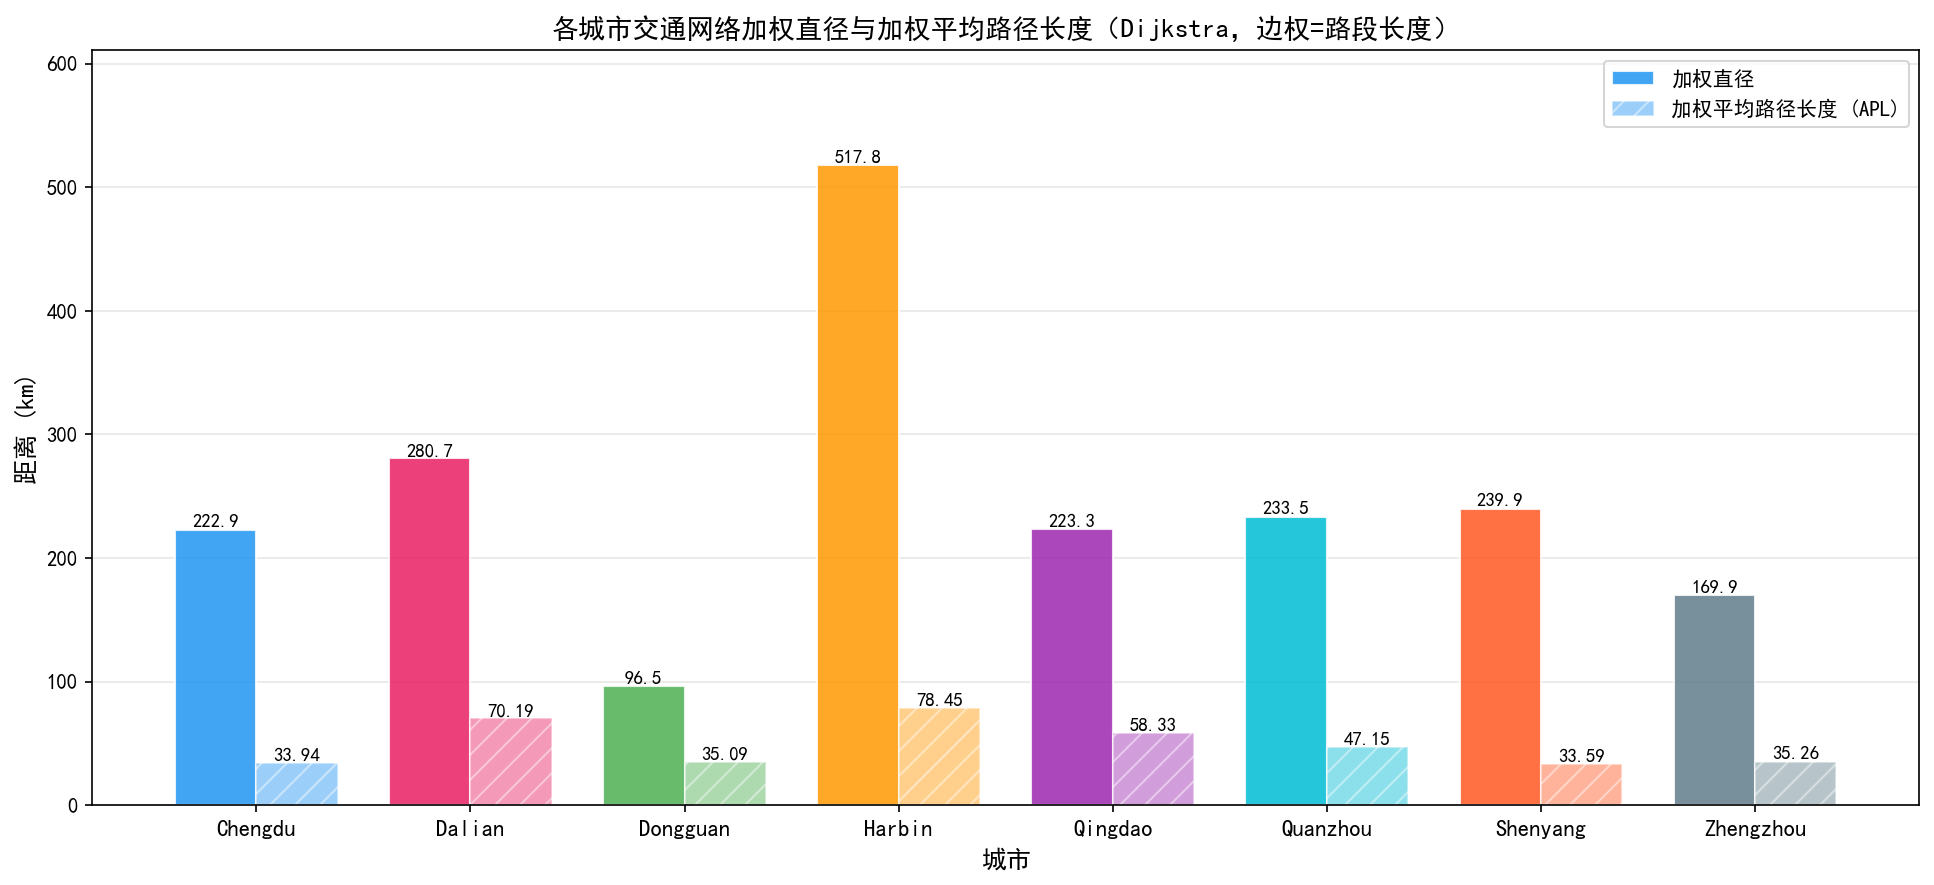

Python code for this plot:
"""
直径计算（二）：Dijkstra 加权直径 + 加权平均路径长度
=====================================================
定义：
  加权直径   —— LCC 中所有节点对 Dijkstra 最短路（边权=路段长度/m）的最大值。
  平均路径长度（APL）—— LCC 中所有节点对 Dijkstra 最短路的均值。
              APL = (1 / (n*(n-1))) * Σ_{u≠v} d(u,v)
              其中 d(u,v) 为节点 u 到 v 的加权最短路长度（米）。

算法：
  对 LCC 中每个节点做一次 Dijkstra，记录从该节点出发到所有可达节点的距离。
  · 直径   = max(所有节点对最短路)
  · APL    = mean(所有节点对最短路)，排除不可达节点对

  时间复杂度 O(n * (m + n) * log n)，对于数万节点耗时较长。

输出：
  diameter_weighted_apl.png   — 左轴：加权直径(km)，右轴：APL(km)，双轴对比柱状图
  diameter_weighted_apl.xlsx  — 汇总表（直径米/km、APL米/km）
"""

import sys, io
sys.stdout = io.TextIOWrapper(sys.stdout.buffer, encoding='utf-8', errors='replace')

import json, glob, os, heapq, time
from collections import defaultdict, deque

import numpy as np
import pandas as pd
import matplotlib.pyplot as plt

plt.rcParams['font.sans-serif'] = ['SimHei', 'Microsoft YaHei', 'Arial Unicode MS']
plt.rcParams['axes.unicode_minus'] = False

BASE_DIR   = os.path.dirname(os.path.dirname(os.path.dirname(os.path.abspath(__file__))))
JSON_DIR   = os.path.join(BASE_DIR, 'data', 'json_networks')
OUT_DIR    = os.path.dirname(os.path.abspath(__file__))

JSON_FILES = sorted(glob.glob(os.path.join(JSON_DIR, '*.json')))
CITIES     = [os.path.basename(p).replace('_Network.json', '') for p in JSON_FILES]
COLORS     = ['#2196F3', '#E91E63', '#4CAF50', '#FF9800',
              '#9C27B0', '#00BCD4', '#FF5722', '#607D8B']


# ════════════════════════════════════════════════════════════
# 工具函数
# ════════════════════════════════════════════════════════════

def build_adj(data):
    hop_adj  = defaultdict(list)
    dist_adj = defaultdict(list)
    for node in data.values():
        u = node['id']
        for nb in node['neighbors']:
            v, w = nb['id'], nb['distance']
            hop_adj[u].append(v);  hop_adj[v].append(u)
            dist_adj[u].append((v, w)); dist_adj[v].append((u, w))
    return hop_adj, dist_adj


def largest_cc(hop_adj, all_nodes):
    visited, best = set(), set()
    for s in all_nodes:
        if s in visited:
            continue
        comp, q = {s}, deque([s])
        while q:
            u = q.popleft()
            for v in hop_adj[u]:
                if v not in comp:
                    comp.add(v); q.append(v)
        visited |= comp
        if len(comp) > len(best):
            best = comp
    return best


def dijkstra_all(dist_adj, source):
    """从 source 出发 Dijkstra，返回到所有可达节点的距离字典"""
    dist  = {source: 0.0}
    heap  = [(0.0, source)]
    while heap:
        d, u = heapq.heappop(heap)
        if d > dist.get(u, float('inf')):
            continue
        for v, w in dist_adj[u]:
            nd = d + w
            if nd < dist.get(v, float('inf')):
                dist[v] = nd
                heapq.heappush(heap, (nd, v))
    return dist


# ════════════════════════════════════════════════════════════
# 主计算
# ════════════════════════════════════════════════════════════
summary_rows = []

for path, city in zip(JSON_FILES, CITIES):
    print(f'\n{city} 开始...', flush=True)
    with open(path, encoding='utf-8') as f:
        data = json.load(f)

    all_nodes         = [node['id'] for node in data.values()]
    hop_adj, dist_adj = build_adj(data)
    lcc               = largest_cc(hop_adj, all_nodes)
    nodes             = list(lcc)
    n                 = len(nodes)

    t0           = time.time()
    diam         = 0.0
    total_dist   = 0.0
    pair_count   = 0

    for i, u in enumerate(nodes):
        d_map = dijkstra_all(dist_adj, u)
        for v, dv in d_map.items():
            if v != u and v in lcc:
                if dv > diam:
                    diam = dv
                total_dist += dv
                pair_count += 1

        if (i + 1) % 500 == 0 or (i + 1) == n:
            elapsed = time.time() - t0
            print(f'  {i+1}/{n}  直径下界={diam/1000:.2f}km  '
                  f'耗时={elapsed:.0f}s', flush=True)

    # APL：有序对均值（除以2得无序对均值结果相同）
    apl = total_dist / pair_count if pair_count > 0 else 0.0

    print(f'  => 直径={diam:.1f}m ({diam/1000:.3f}km)  '
          f'APL={apl:.1f}m ({apl/1000:.3f}km)')

    summary_rows.append({
        '城市'      : city,
        '总节点数'  : len(all_nodes),
        'LCC节点数' : n,
        '直径(m)'   : round(diam, 1),
        '直径(km)'  : round(diam / 1000, 3),
        'APL(m)'    : round(apl, 1),
        'APL(km)'   : round(apl / 1000, 3),
    })

df = pd.DataFrame(summary_rows)
df.to_excel(os.path.join(OUT_DIR, 'diameter_weighted_apl.xlsx'), index=False)
print('\nExcel已保存: diameter_weighted_apl.xlsx')
print('\n── 汇总 ──')
print(df.to_string(index=False))


# ════════════════════════════════════════════════════════════
# 绘图：从 Excel 读取，单纵坐标分组柱状图（单位 km）
# ════════════════════════════════════════════════════════════
df = pd.read_excel(os.path.join(OUT_DIR, 'diameter_weighted_apl.xlsx'))

x = np.arange(len(df))
w = 0.38

fig, ax = plt.subplots(figsize=(13, 6))

bars1 = ax.bar(x - w/2, df['直径(km)'], w, color=COLORS, alpha=0.85,
               edgecolor='white', label='加权直径', zorder=2)
bars2 = ax.bar(x + w/2, df['APL(km)'],  w, color=COLORS, alpha=0.45,
               edgecolor='white', hatch='//', label='加权平均路径长度 (APL)', zorder=2)

for bar, val in zip(bars1, df['直径(km)']):
    ax.text(bar.get_x() + bar.get_width() / 2, bar.get_height() + 0.3,
            f'{val:.1f}', ha='center', va='bottom', fontsize=9, fontweight='bold')
for bar, val in zip(bars2, df['APL(km)']):
    ax.text(bar.get_x() + bar.get_width() / 2, bar.get_height() + 0.1,
            f'{val:.2f}', ha='center', va='bottom', fontsize=9)

ax.set_title('各城市交通网络加权直径与加权平均路径长度（Dijkstra，边权=路段长度）',
             fontsize=13, fontweight='bold')
ax.set_xlabel('城市', fontsize=12)
ax.set_ylabel('距离 (km)', fontsize=12)
ax.set_xticks(x)
ax.set_xticklabels(df['城市'], fontsize=11)
ax.set_ylim(0, max(df['直径(km)'].max(), df['APL(km)'].max()) * 1.18)
ax.legend(fontsize=10)
ax.grid(axis='y', alpha=0.3, zorder=1)

plt.tight_layout()
fig.savefig(os.path.join(OUT_DIR, 'diameter_weighted_apl.png'), dpi=150, bbox_inches='tight')
plt.close()
print('图已保存: diameter_weighted_apl.png')
print('\n── 汇总 ──')
print(df.to_string(index=False))
